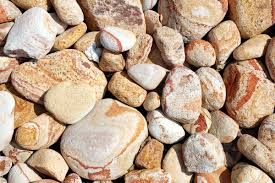
#> input picture stones.jpg, 275 x 183 px
$ python GrayHistogram.py
#> lines starting #> are read from the running program, lines starting #| are printed output that depends on the picture
import numpy as np
import cv2
import matplotlib.pyplot as plt
import pylab as pl

def manual_histogram(pixels_List,width,hight):
	#initiate list of counters each cell represent intensty
	intenisty_frequency = [0]*256
	for i in range (width):
		for j in range (hight):
			#counter ++ of he current pixel intenisty
			intenisty_frequency[pixels_List[i][j]] += 1
	return intenisty_frequency

#function plots histogram for gray image
def plot_Histogram(grayhisto):
	#plot
	plt.plot(grayhisto,color = 'gray')
	plt.xlim([0,256])
	plt.ylim([0,800])
	plt.show()

def main(imgName):
	#Grey scale
#> called with imgName = 'stones.jpg'
	gray_img = cv2.imread(imgName, cv2.IMREAD_GRAYSCALE)
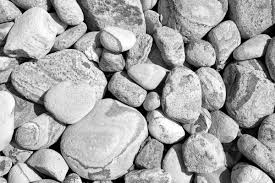
#> gray_img: shape (183, 275); min 0, max 255, mean 164.8
	#Returns the dimentions of each color and number of cololers
	w,h = gray_img.shape
#> w = 183; h = 275
	# GreyScale Image
	gray_Pixels= [[0 for x in range(h)] for y in range(w)]
	#Load pixels in List Of lists
	for i in range(w):
		for j in range(h):
			gray_Pixels[i][j] = gray_img[i,j]
#> after the loop, gray_Pixels = 183 items
	# Calculate Histogram
	gray_histo = manual_histogram(gray_Pixels ,w,h)
#> gray_histo = 256 values, max 608 at index 0, min 36 at index 254, mean 196.6
	#plot gray_histogram
	plot_Histogram(gray_histo)
#> in plot_Histogram, `plt.show()`:
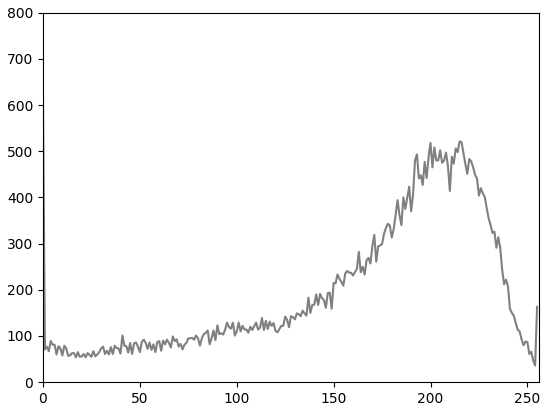
#> figure drawn by matplotlib, 1 panel; curve peaks at x = 0, y = 608

main('stones.jpg')

#main('space.jpg')

$ run again, with tiger.jpg copied over stones.jpg
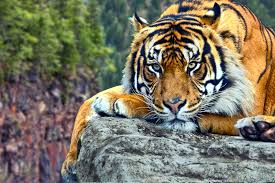
#> input picture tiger.jpg, 275 x 183 px
#> in main, `gray_img = cv2.imread(imgName, cv2.IMREAD_GRAYSCALE)`:
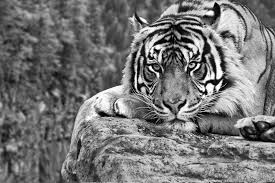
#> gray_img: shape (183, 275); min 0, max 255, mean 117.6
#> after the loop in main, `for i in range(w):`: gray_Pixels = 183 items
#> gray_histo = 256 values, max 472 at index 90, min 18 at index 254, mean 196.6
#> in plot_Histogram, `plt.show()`:
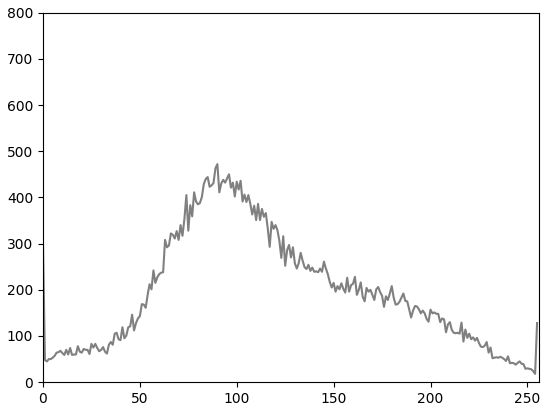
#> figure drawn by matplotlib, 1 panel; curve peaks at x = 90, y = 472
